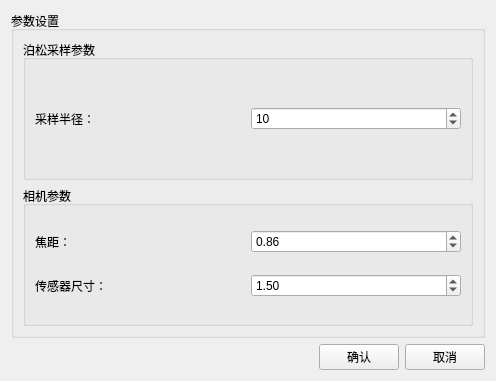
<?xml version="1.0" encoding="UTF-8"?>
<ui version="4.0">
 <class>SettingsDialog</class>
 <widget class="QWidget" name="SettingsDialog">
  <property name="geometry">
   <rect>
    <x>0</x>
    <y>0</y>
    <width>496</width>
    <height>381</height>
   </rect>
  </property>
  <property name="windowTitle">
   <string>参数设置</string>
  </property>
  <layout class="QVBoxLayout" name="verticalLayout">
   <item>
    <widget class="QGroupBox" name="groupBox_3">
     <property name="title">
      <string>参数设置</string>
     </property>
     <layout class="QGridLayout" name="gridLayout_2">
      <item row="0" column="0">
       <widget class="QGroupBox" name="groupBox_2">
        <property name="title">
         <string>泊松采样参数</string>
        </property>
        <layout class="QGridLayout" name="gridLayout">
         <item row="0" column="0">
          <widget class="QLabel" name="label">
           <property name="text">
            <string>采样半径：</string>
           </property>
          </widget>
         </item>
         <item row="0" column="1">
          <widget class="QSpinBox" name="spinBox_radius">
           <property name="maximum">
            <number>200</number>
           </property>
           <property name="value">
            <number>10</number>
           </property>
          </widget>
         </item>
        </layout>
       </widget>
      </item>
      <item row="1" column="0">
       <widget class="QGroupBox" name="groupBox">
        <property name="title">
         <string>相机参数</string>
        </property>
        <layout class="QGridLayout" name="gridLayout_3">
         <item row="0" column="1">
          <widget class="QDoubleSpinBox" name="doubleSpinBox_focal">
           <property name="maximum">
            <double>2.000000000000000</double>
           </property>
           <property name="singleStep">
            <double>0.010000000000000</double>
           </property>
           <property name="value">
            <double>0.860000000000000</double>
           </property>
          </widget>
         </item>
         <item row="0" column="0">
          <widget class="QLabel" name="label_2">
           <property name="minimumSize">
            <size>
             <width>50</width>
             <height>0</height>
            </size>
           </property>
           <property name="text">
            <string>焦距：</string>
           </property>
          </widget>
         </item>
         <item row="1" column="0">
          <widget class="QLabel" name="label_3">
           <property name="text">
            <string>传感器尺寸：</string>
           </property>
          </widget>
         </item>
         <item row="1" column="1">
          <widget class="QDoubleSpinBox" name="doubleSpinBox_cmosSize">
           <property name="maximum">
            <double>10.000000000000000</double>
           </property>
           <property name="singleStep">
            <double>0.010000000000000</double>
           </property>
           <property name="value">
            <double>1.500000000000000</double>
           </property>
          </widget>
         </item>
        </layout>
       </widget>
      </item>
     </layout>
    </widget>
   </item>
   <item>
    <layout class="QHBoxLayout" name="horizontalLayout">
     <property name="sizeConstraint">
      <enum>QLayout::SetDefaultConstraint</enum>
     </property>
     <item>
      <spacer name="horizontalSpacer">
       <property name="orientation">
        <enum>Qt::Horizontal</enum>
       </property>
       <property name="sizeHint" stdset="0">
        <size>
         <width>40</width>
         <height>20</height>
        </size>
       </property>
      </spacer>
     </item>
     <item>
      <widget class="QPushButton" name="pushButton_OK">
       <property name="text">
        <string>确认</string>
       </property>
      </widget>
     </item>
     <item>
      <widget class="QPushButton" name="pushButton_Cancel">
       <property name="text">
        <string>取消</string>
       </property>
      </widget>
     </item>
    </layout>
   </item>
  </layout>
 </widget>
 <resources/>
 <connections/>
</ui>
